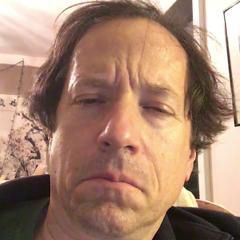
#> input picture frame 6 of Week6-Final_Assignment/bill.avi, 240 x 240 px
$ jupyter execute final_assignment.ipynb   (shell and % lines are left out)
#> lines starting #> are read from the running program, lines starting #| are printed output that depends on the picture
[cell 1]
import numpy as np
from numpy.fft import fft2, ifft2, fftshift, ifftshift
from numpy import angle, real
from numpy import exp, abs, pi, sqrt
import matplotlib.pyplot as plt
import cv2
import scipy.ndimage as ndimage

def imshow(im, cmap='gray'):
    # clip image from 0-1
    im = np.clip(im, 0, 1)
    plt.imshow(im, cmap=cmap)

## Problem 1.a

[cell 2]
# 9x9 images
imSize = 9

# we would like to magnify the change between im1 and im2 by 4x
magnificationFactor = 4;

# horizontal movement from (0, 0) to (0, 1)
im1 = np.zeros([imSize, imSize])
im2 = np.zeros([imSize, imSize])
im1[0,0] = 1
im2[0,1] = 1

ff1 = fftshift(fft2(im1))
ff2 = fftshift(fft2(im2))

plt.figure()
plt.subplot(121)
imshow(im1)
plt.subplot(122)
imshow(im2)

plt.figure()
plt.subplot(121)
imshow(angle(ff1))
plt.subplot(122)
imshow(angle(ff2))
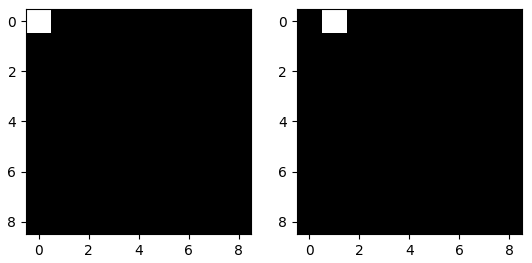
#> figure drawn by matplotlib, 2 panels
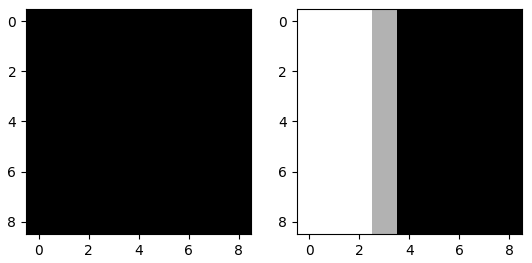
#> figure drawn by matplotlib, 2 panels

### Magnify Change

[cell 3]
def magnifyChange(im1, im2, magnificationFactor):

    # find phase shift in frequency domain
    im1Dft = fft2(im1)
    im2Dft = fft2(im2)
    phaseShift =  np.angle(im2Dft) - np.angle(im1Dft)  # TODO

    # magnify the phase change in frequency domain
    magnifiedPhaseShift = phaseShift * magnificationFactor
    magnifiedDft = np.abs(im1Dft) * np.exp(1j * (np.angle(im1Dft) + magnifiedPhaseShift)) # TODO

    # what does the magnified phase change cause in image space?
    magnified = ifft2(magnifiedDft).real;

    return magnified

**HINT:** If you're not familiar with complex number in python, here's a quickstart.

[cell 4]
# create a complex number
x = 1 + 1j
print("x =", x)
print("x.real", x.real, "x.imag", x.imag)

# magnitude and phase of complex number
mag = abs(x)
phase = angle(x)

print("Magnitude", mag)
print("Phase", phase)

# Euler's formula
y = mag * exp(phase * 1j)
print("y =", y)

[cell 5]
# magnify position change
magnified = magnifyChange(im1, im2, magnificationFactor);

plt.figure(figsize=(12,36))
plt.subplot(131)
imshow(im1); plt.title('im1');

plt.subplot(132)
imshow(im2); plt.title('im2');

plt.subplot(133)
imshow(magnified); plt.title('magnified');
plt.savefig("problem_3a.png", bbox_inches="tight")
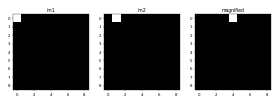
#> figure drawn by matplotlib, 3 panels

## Problem 1.b

[cell 6]
# 9x9 images
imSize = 9

# we would like to magnify the change between im1 and im2 by 4x
magnificationFactor = 4

# horizontal movement from (1, 1) to (1, 2)
# additional vertical movement from (9, 9) to (8, 9)
im1 = np.zeros([imSize, imSize])
im2 = np.zeros([imSize, imSize])
im1[0,0] = 1
im2[0,1] = 1
im1[8,8] = 1
im2[7,8] = 1


### TODO: ENTER YOUR CODE BELOW
# manually edit the expected matrix (currently set as zeros) by creating 1s to show the expected output
expected = np.zeros([imSize, imSize])
expected[6,1] = 1
expected[7,2] = 1


# magnify position change
magnified = magnifyChange(im1, im2, magnificationFactor)


plt.figure(figsize=(12,36))
plt.subplot(141)
imshow(im1); plt.title('im1');

plt.subplot(142)
imshow(im2); plt.title('im2');

plt.subplot(143)
imshow(expected); plt.title('expected');

plt.subplot(144)
imshow(magnified); plt.title('magnified');
plt.savefig("problem_3b.png", bbox_inches="tight")
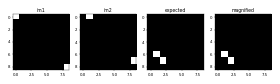
#> figure drawn by matplotlib, 4 panels

## Problem 1.c

[cell 7]
# 9x9 images
imSize = 9

# we would like to magnify the change between im1 and im2 by 4x
magnificationFactor = 4

# width of our Gaussian window
sigma = 2

# horizontal movement from (1, 1) to (1, 2)
# additional vertical movement from (9, 9) to (8, 9)
im1 = np.zeros([imSize, imSize])
im2 = np.zeros([imSize, imSize])
im1[0,0] = 1
im2[0,1] = 1
im1[8,8] = 1
im2[7,8] = 1

# we will magnify windows of the image and aggregate the results
magnified = np.zeros([imSize, imSize])

# meshgrid for computing Gaussian window
X, Y = np.meshgrid(np.arange(imSize), np.arange(imSize))

for y in range(0, imSize, 2*sigma):
    for x in range(0, imSize, 2*sigma):
        gaussianMask = np.exp(-((X - x) ** 2 + (Y - y) ** 2) / (2 * sigma ** 2))      # TODO

        windowIm1 = im1 * gaussianMask
        windowIm2 = im2 * gaussianMask
        windowMagnified = magnifyChange(windowIm1, windowIm2, magnificationFactor)

        magnified += windowMagnified

plt.figure(figsize=(12,36))
plt.subplot(131)
imshow(im1); plt.title('im1');

plt.subplot(132)
imshow(im2); plt.title('im2');

plt.subplot(133)
imshow(magnified); plt.title('magnified');
plt.savefig("problem_3c.png", bbox_inches="tight")

## Problem 1.d

[cell 8]
import numpy as np
import cv2

cap = cv2.VideoCapture('bill.avi')

# list of video frames
frames = []

while(cap.isOpened()):
    # read frame from the video
    ret, frame = cap.read()
#> frame is the input picture: shape (240, 240, 3); mean B, G, R 111.7, 131, 165.7

    if ret is False:
        break

    frames.append(frame)

cap.release()

# scale frame to 0-1
frames = np.array(frames) / 255.
print("frames size:", frames.shape, "# (nb_frames, height, width, channel)")

# get height, width
numFrames = frames.shape[0]
height = frames.shape[1]
width = frames.shape[2]
